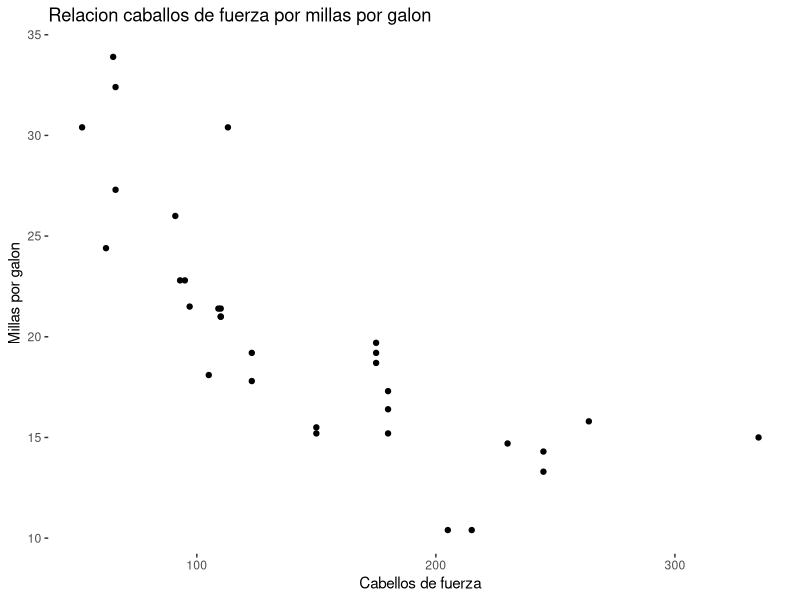
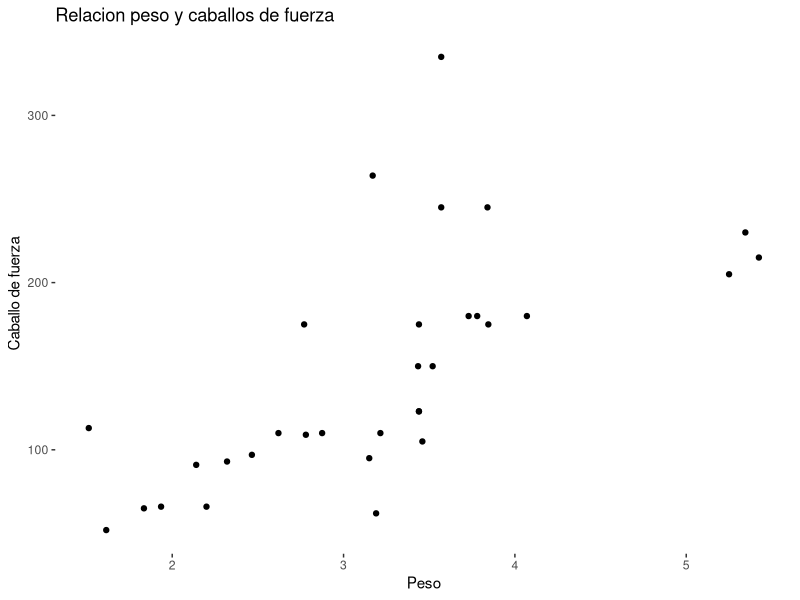
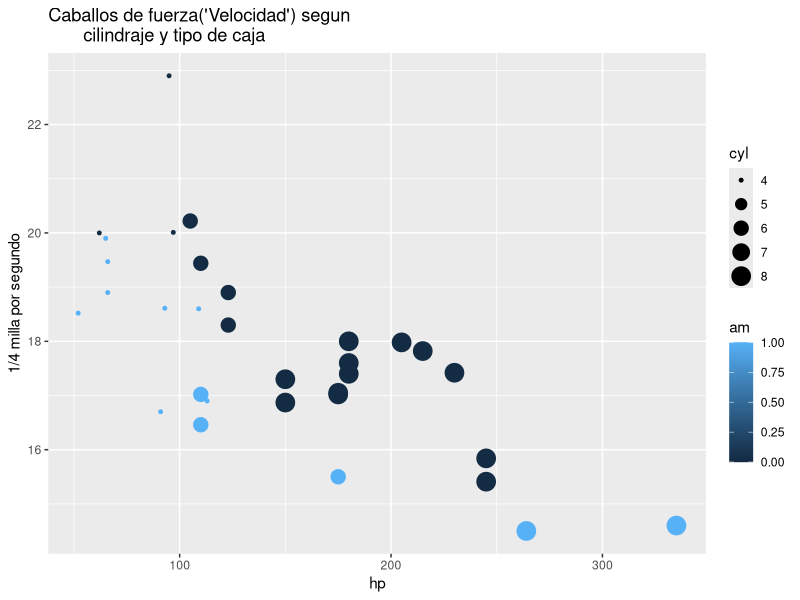

These figures' R source, in order:
library(ggplot2)

ggplot(mtcars, aes(hp, mpg))+
  geom_point()+
  labs(x="Cabellos de fuerza", y ="Millas por galon",
         title="Relacion caballos de fuerza por millas por galon")+
  theme(legend.position = "none")+
  theme(panel.background = element_blank(),
        panel.grid.major = element_blank(),
        panel.grid.minor = element_blank())

ggplot(mtcars, aes(wt, hp))+
  geom_point()+
  labs(x="Peso", y ="Caballo de fuerza",
       title="Relacion peso y caballos de fuerza")+
  theme(legend.position = "none")+
  theme(panel.background = element_blank(),
        panel.grid.major = element_blank(),
        panel.grid.minor = element_blank())
#qsec -> cuarto de milla
ggplot(mtcars, aes(hp, qsec))+
  #nuestra forma point
  #1.color->el color va depender del tipo de caja
  #2.size-> tamaño dependera del numero de cylindros
  geom_point(aes(color=am, size=cyl))+
  labs(s="Caballos de fuerza",
       y="1/4 milla por segundo",
       title="Caballos de fuerza('Velocidad') segun 
       cilindraje y tipo de caja")
# Hacemos un cambio de en el valor de mtcars$am("Tipo de caja") (1)->Automatico (0)->Manual))
mtcars$am <- factor(mtcars$am, levels=c(1,0),labels=c("Manual", "Automatico"))